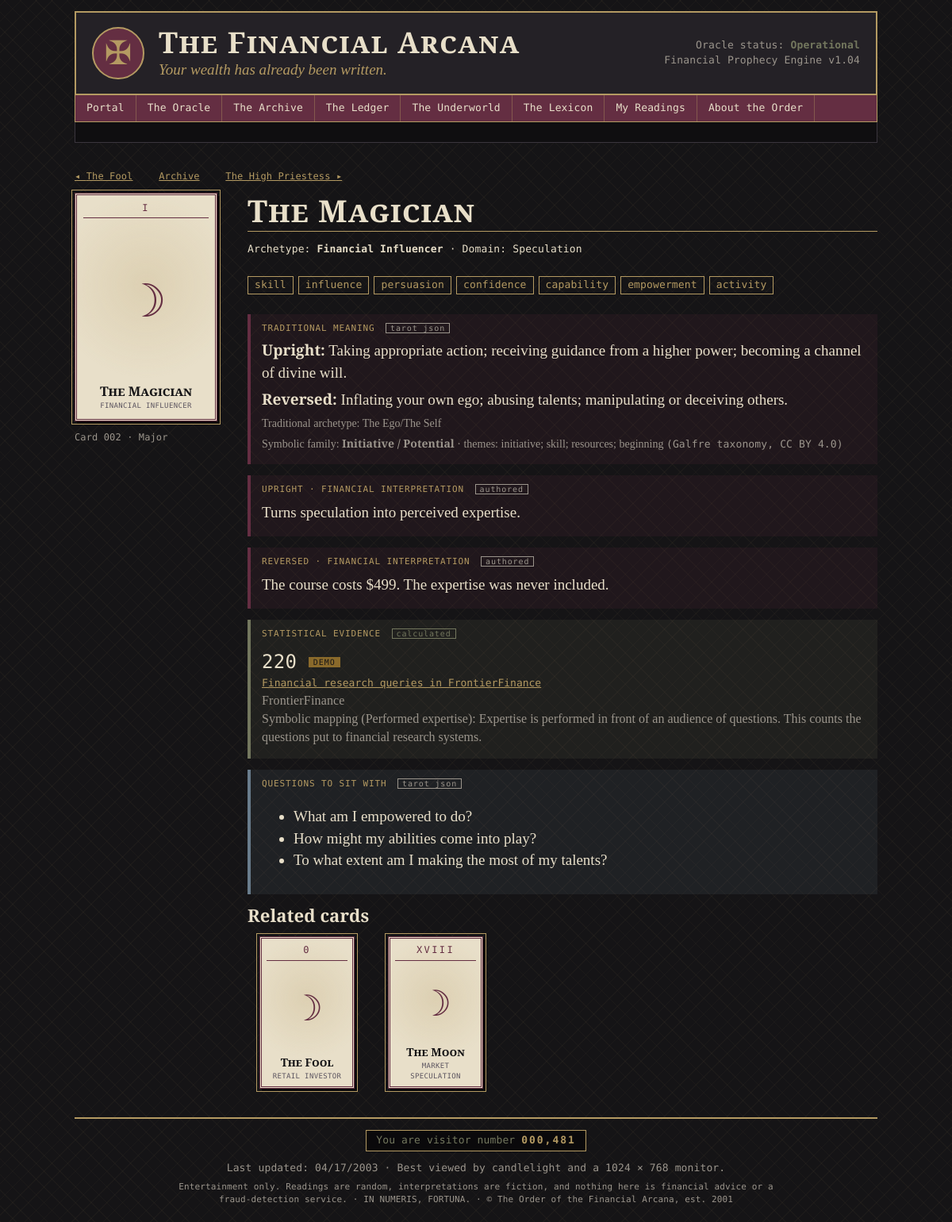
/card/2, run on an earlier commit of the app's database.
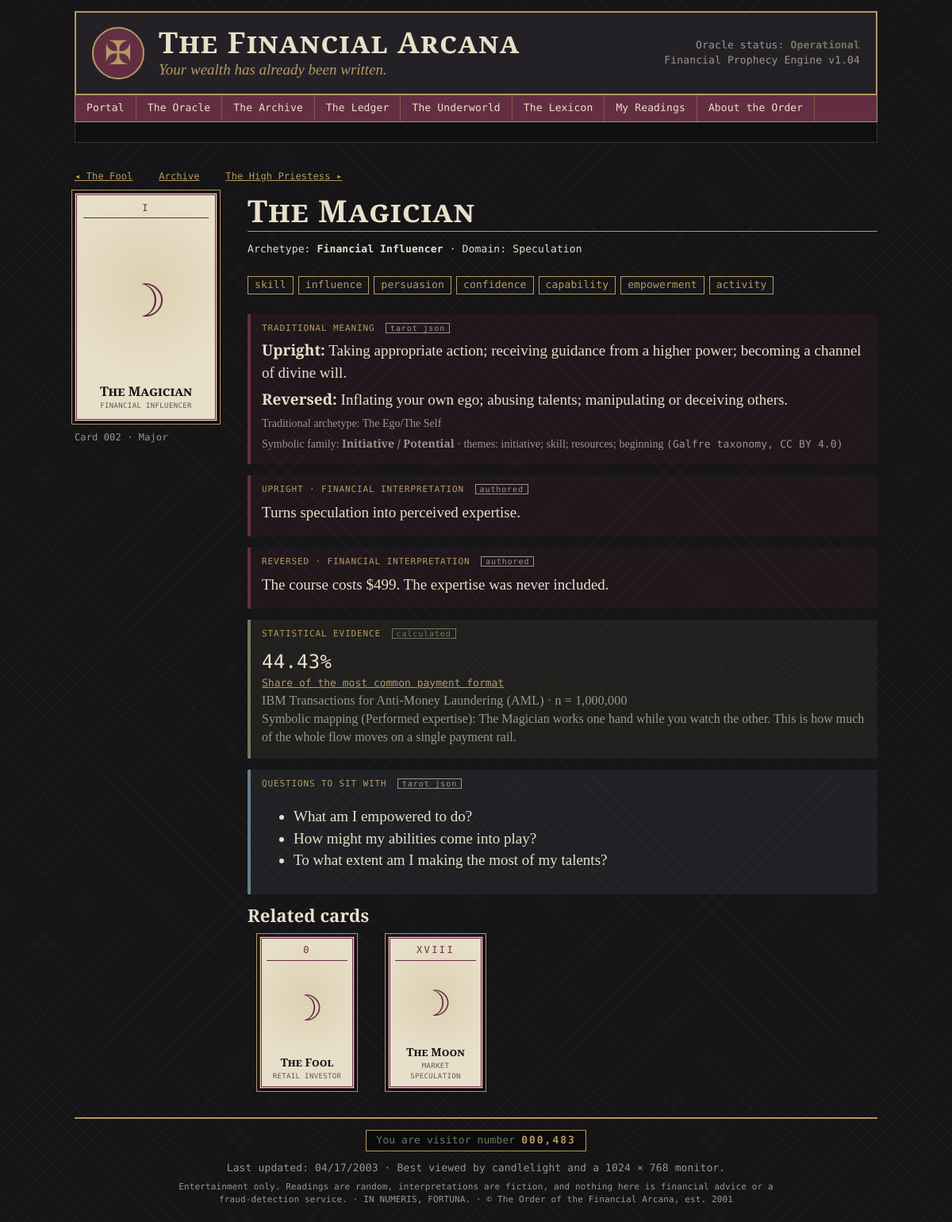
And on a later commit of the database.
### models.py (models this page shows)
class FinancialMetric(db.Model):
    __tablename__ = "financial_metrics"
    metric_id = db.Column(db.Integer, primary_key=True)
    dataset_id = db.Column(db.Integer, db.ForeignKey("datasets.dataset_id"))
    metric_name = db.Column(db.String(80), unique=True, nullable=False)
    display_name = db.Column(db.String(120))
    value = db.Column(db.Float)
    unit = db.Column(db.String(20))                          # %, count, ratio, amount
    sample_size = db.Column(db.Integer)
    calculation_date = db.Column(db.DateTime, default=utcnow)
    description = db.Column(db.Text)
    methodology = db.Column(db.Text)
    is_demo = db.Column(db.Boolean, default=True, nullable=False)
    dataset = db.relationship("Dataset", back_populates="metrics")
    card_links = db.relationship("CardMetric", back_populates="metric",
                                 cascade="all, delete-orphan")

class CardMetric(db.Model):
    __tablename__ = "card_metrics"
    card_id = db.Column(db.Integer, db.ForeignKey("cards.card_id"), primary_key=True)
    metric_id = db.Column(db.Integer, db.ForeignKey("financial_metrics.metric_id"),
                          primary_key=True)
    relationship_label = db.Column("relationship", db.String(80))
    explanation = db.Column(db.Text)
    card = db.relationship("Card", back_populates="metric_links")
    metric = db.relationship("FinancialMetric", back_populates="card_links")

class Dataset(db.Model):
    __tablename__ = "datasets"
    dataset_id = db.Column(db.Integer, primary_key=True)
    key = db.Column(db.String(32), unique=True, nullable=False)  # aml, consumer, tarot...
    name = db.Column(db.String(120), nullable=False)
    source_url = db.Column(db.String(300))
    description = db.Column(db.Text)
    license = db.Column(db.String(200))
    processing_notes = db.Column(db.Text)
    metrics = db.relationship("FinancialMetric", back_populates="dataset")

### app.py (the view)
@app.route("/card/<int:card_id>")
def card_detail(card_id):
    card = db.session.get(Card, card_id)
    if card is None:
        abort(404)
    links = (CardMetric.query.filter_by(card_id=card_id).all())
    prev_card = Card.query.filter(Card.card_id < card_id).order_by(Card.card_id.desc()).first()
    next_card = Card.query.filter(Card.card_id > card_id).order_by(Card.card_id).first()
    related = (Card.query.filter(Card.financial_domain == card.financial_domain,
                                 Card.card_id != card_id)
               .order_by(Card.card_id).limit(4).all())
    notes = Interpretation.query.filter_by(card_id=card_id).all()
    return render_template("card.html", card=card, links=links, prev_card=prev_card,
                           next_card=next_card, related=related, notes=notes)

### app.py (called while the page is built)
def fmt_value(value, unit):
    if value is None:
        return "n/a"
    if unit == "%":
        return f"{value:,.2f}%"
    if unit == "count":
        return f"{value:,.0f}"
    if unit == "USD":
        return f"${value:,.2f}"
    if unit == "ratio":
        return f"{value:,.2f}"
    return f"{value:,.2f}"

@app.before_request
def ensure_session():
    if "sid" not in session:
        session["sid"] = uuid.uuid4().hex
        session.permanent = True

@app.context_processor
def inject_globals():
    try:
        visitors = 481 + Reading.query.count()
    except Exception:
        visitors = 481
    return dict(visitor_count=f"{visitors:07,}", this_year=date.today().year)

### models.py (called while the page is built)
    @property
    def code(self):
        return f"{self.card_id:03d}"

    @property
    def numeral(self):
        if self.arcana == "Major":
            return ROMAN[self.number]
        return RANK_LABELS.get(self.number, ROMAN[self.number])

    @property
    def symbol(self):
        return "☽" if self.arcana == "Major" else SUIT_SYMBOLS.get(self.suit, "✠")

    @property
    def question_list(self):
        return [q.strip() for q in (self.questions or "").split("\n") if q.strip()]

### templates/card.html (shortened to what this page needs)
{% extends "base.html" %}
{% from "_macros.html" import card_face, demo_badge %}
{% block content %}
<p class="mono small">
  {% if prev_card %}<a href="{{ url_for('card_detail', card_id=prev_card.card_id) }}">◂ {{ prev_card.name }}</a>{% endif %}
  <a href="{{ url_for('archive') }}">Archive</a>
  {% if next_card %}<a href="{{ url_for('card_detail', card_id=next_card.card_id) }}">{{ next_card.name }} ▸</a>{% endif %}
</p>
<div class="card-detail">
  <div class="card-detail-art">{{ card_face(card) }}
    <p class="mono dim small">Card {{ card.code }} · {{ card.arcana }}{% if card.suit %} · {{ card.suit }}{% endif %}</p>
  </div>
  <div>
    <h2 class="page-title">{{ card.name }}</h2>
    <p class="mono">Archetype: <b>{{ card.archetype }}</b> · Domain: {{ card.financial_domain }}</p>
    <p>{% for k in card.keyword_list %}<span class="chip mono">{{ k }}</span>{% endfor %}</p>
    <div class="layer symbolic">
      <div class="layer-label mono">Traditional meaning <span class="tag">tarot json</span></div>
      <p><b>Upright:</b> {{ card.traditional_meaning }}</p>
      {% if card.traditional_reversed %}<p><b>Reversed:</b> {{ card.traditional_reversed }}</p>{% endif %}
      {% if card.tarot_archetype %}<p class="dim small">Traditional archetype: {{ card.tarot_archetype }}</p>{% endif %}
      {% if card.symbolic_family %}<p class="dim small">Symbolic family: <b>{{ card.symbolic_family }}</b>
        · themes: {{ card.symbolic_themes }} <span class="mono">(Galfre taxonomy, CC BY 4.0)</span></p>{% endif %}
    </div>
    <div class="layer symbolic">
      <div class="layer-label mono">Upright · financial interpretation <span class="tag">authored</span></div>
      <p>{{ card.upright_meaning }}</p>
    </div>
    <div class="layer symbolic">
      <div class="layer-label mono">Reversed · financial interpretation <span class="tag">authored</span></div>
      <p>{{ card.reversed_meaning }}</p>
    </div>
    <div class="layer evidence">
      <div class="layer-label mono">Statistical evidence <span class="tag calc">calculated</span></div>
      {% for l in links %}
        {% set m = l.metric %}
        <div class="stat">
          <div class="stat-value mono">{{ m.value|fmt_value(m.unit) }} {{ demo_badge(m.is_demo) }}</div>
          <div><a href="{{ url_for('ledger_metric', metric_name=m.metric_name) }}">{{ m.display_name }}</a></div>
          <div class="mono dim small">{{ m.dataset.name }}{% if not m.is_demo and m.sample_size %} · n = {{ '{:,}'.format(m.sample_size) }}{% endif %}</div>
          <div class="dim small">Symbolic mapping ({{ l.relationship_label }}): {{ l.explanation }}</div>
        </div>
      {% else %}
        <p class="dim">No dataset metric is linked to this card. Its meaning is symbolic only.</p>
      {% endfor %}
    </div>
    {% if card.question_list %}
    <div class="layer commentary">
      <div class="layer-label mono">Questions to sit with <span class="tag">tarot json</span></div>
      <ul>{% for q in card.question_list %}<li>{{ q }}</li>{% endfor %}</ul>
    </div>
    {% endif %}
    {% if related %}
    <h3>Related cards</h3>
    <div class="card-grid compact">
      {% for r in related %}
      <a class="grid-card" href="{{ url_for('card_detail', card_id=r.card_id) }}">{{ card_face(r, small=True) }}</a>
      {% endfor %}
    </div>
    {% endif %}
  </div>
</div>
{% endblock %}

### templates/_macros.html (shortened to what this page needs)
{% macro card_face(card, orientation=None, small=False) %}
<div class="tarot {{ 'suit-' ~ (card.suit|lower if card.suit else 'major') }}{{ ' small' if small }}{{ ' is-reversed' if orientation == 'reversed' }}">
  <div class="tarot-top">{{ card.numeral }}</div>
  <div class="tarot-art">
    {% if card.image_path %}<img src="{{ url_for('static', filename=card.image_path) }}" alt="{{ card.name }}">
    {% else %}<span class="glyph">{{ card.symbol }}</span>{% endif %}
  </div>
  <div class="tarot-name">{{ card.name }}</div>
  <div class="tarot-sub">{{ card.archetype }}</div>
</div>
{% endmacro %}
{% macro demo_badge(is_demo) %}
{% if is_demo %}<span class="badge demo" title="Placeholder value. Run: python3 arcana.py data">DEMO</span>{% endif %}
{% endmacro %}

What changed in the data, as far as the page shows it:
removed FinancialMetric: value|fmt_value "220", display_name "Financial research queries in FrontierFinance"
no longer on this page (row edited): Dataset: dataset.name "FrontierFinance"
changed CardMetric "Performed expertise": explanation "Expertise is performed in front of an audience of questions. This counts the questions put to financial research systems." → "The Magician works one hand while you watch the other. This is how much of the whole flow moves on a single payment rail."; text "DEMO" → "· n ="
now on this page (row edited): FinancialMetric: value|fmt_value "44.43%", display_name "Share of the most common payment format", sample_size "1,000,000"
now on this page (row unchanged): Dataset: dataset.name "IBM Transactions for Anti-Money Laundering (AML)"
Also different on the page:
{{ visitor_count }}: "000,481" → "000,483"
